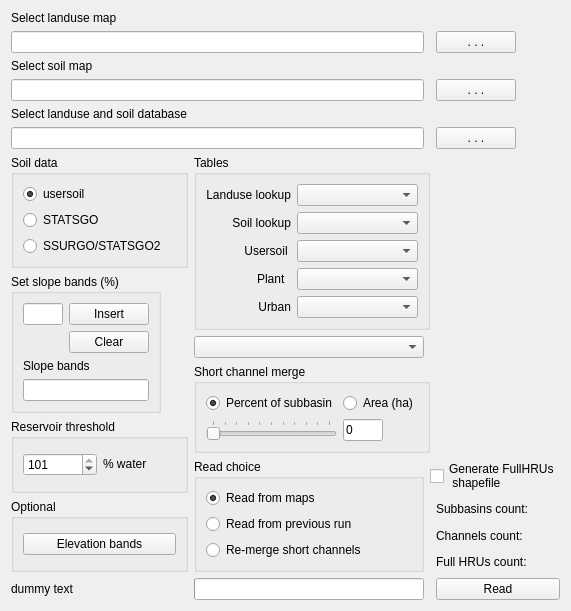
     <widget class="QWidget" name="tab">
      <attribute name="title">
       <string>Landuse and soil</string>
      </attribute>
      <layout class="QGridLayout" name="gridLayout_2">
       <item row="0" column="0">
        <widget class="QLabel" name="selectLanduseLabel">
         <property name="text">
          <string>Select landuse map</string>
         </property>
        </widget>
       </item>
       <item row="1" column="3">
        <widget class="QPushButton" name="selectLanduseButton">
         <property name="sizePolicy">
          <sizepolicy hsizetype="Fixed" vsizetype="Fixed">
           <horstretch>0</horstretch>
           <verstretch>0</verstretch>
          </sizepolicy>
         </property>
         <property name="toolTip">
          <string>Select landuse raster</string>
         </property>
         <property name="autoFillBackground">
          <bool>false</bool>
         </property>
         <property name="text">
          <string>. . .</string>
         </property>
         <property name="autoDefault">
          <bool>false</bool>
         </property>
         <property name="flat">
          <bool>false</bool>
         </property>
         <property name="browseButton" stdset="0">
          <bool>true</bool>
         </property>
        </widget>
       </item>
       <item row="2" column="0">
        <widget class="QLabel" name="selectSoilLabel">
         <property name="text">
          <string>Select soil map</string>
         </property>
        </widget>
       </item>
       <item row="3" column="3">
        <widget class="QPushButton" name="selectSoilButton">
         <property name="sizePolicy">
          <sizepolicy hsizetype="Fixed" vsizetype="Fixed">
           <horstretch>0</horstretch>
           <verstretch>0</verstretch>
          </sizepolicy>
         </property>
         <property name="toolTip">
          <string>Select soil raster</string>
         </property>
         <property name="text">
          <string>. . .</string>
         </property>
         <property name="autoDefault">
          <bool>false</bool>
         </property>
        </widget>
       </item>
       <item row="4" column="0">
        <widget class="QLabel" name="dbLabel">
         <property name="text">
          <string>Select landuse and soil database</string>
         </property>
        </widget>
       </item>
       <item row="5" column="3">
        <widget class="QPushButton" name="selectPlantSoilDatabaseButton">
         <property name="sizePolicy">
          <sizepolicy hsizetype="Fixed" vsizetype="Fixed">
           <horstretch>0</horstretch>
           <verstretch>0</verstretch>
          </sizepolicy>
         </property>
         <property name="toolTip">
          <string>Select database with tables defining landuse and soil attributes</string>
         </property>
         <property name="text">
          <string>. . .</string>
         </property>
         <property name="autoDefault">
          <bool>false</bool>
         </property>
        </widget>
       </item>
       <item row="6" column="0">
        <widget class="QGroupBox" name="soilGroup">
         <property name="minimumSize">
          <size>
           <width>0</width>
           <height>0</height>
          </size>
         </property>
         <property name="maximumSize">
          <size>
           <width>16777215</width>
           <height>16777215</height>
          </size>
         </property>
         <property name="title">
          <string>Soil data</string>
         </property>
         <layout class="QGridLayout" name="gridLayout_15">
          <item row="0" column="0">
           <widget class="QRadioButton" name="usersoilButton">
            <property name="text">
             <string>usersoil</string>
            </property>
            <property name="checked">
             <bool>true</bool>
            </property>
           </widget>
          </item>
          <item row="1" column="0">
           <widget class="QRadioButton" name="STATSGOButton">
            <property name="text">
             <string>STATSGO</string>
            </property>
           </widget>
          </item>
          <item row="2" column="0">
           <widget class="QRadioButton" name="SSURGOButton">
            <property name="text">
             <string>SSURGO/STATSGO2</string>
            </property>
           </widget>
          </item>
         </layout>
        </widget>
       </item>
       <item row="6" column="1" rowspan="2" colspan="2">
        <widget class="QGroupBox" name="tableGroup">
         <property name="title">
          <string>Tables</string>
         </property>
         <layout class="QGridLayout" name="gridLayout_3">
          <item row="0" column="0">
           <widget class="QLabel" name="landuseTableLabel">
            <property name="text">
             <string>Landuse lookup</string>
            </property>
            <property name="alignment">
             <set>Qt::AlignRight|Qt::AlignTrailing|Qt::AlignVCenter</set>
            </property>
           </widget>
          </item>
          <item row="0" column="1">
           <widget class="QComboBox" name="selectLanduseTable">
            <property name="sizePolicy">
             <sizepolicy hsizetype="MinimumExpanding" vsizetype="Fixed">
              <horstretch>0</horstretch>
              <verstretch>0</verstretch>
             </sizepolicy>
            </property>
            <property name="toolTip">
             <string>&lt;html&gt;&lt;head/&gt;&lt;body&gt;&lt;p&gt;Select table in project database mapping landuse grid values to  landuse codes defined in either a plant or urban landuse table in the landuse and soil database&lt;/p&gt;&lt;/body&gt;&lt;/html&gt;</string>
            </property>
           </widget>
          </item>
          <item row="1" column="0">
           <widget class="QLabel" name="soilTableLabel">
            <property name="text">
             <string>Soil lookup</string>
            </property>
            <property name="alignment">
             <set>Qt::AlignRight|Qt::AlignTrailing|Qt::AlignVCenter</set>
            </property>
           </widget>
          </item>
          <item row="1" column="1">
           <widget class="QComboBox" name="selectSoilTable">
            <property name="sizePolicy">
             <sizepolicy hsizetype="MinimumExpanding" vsizetype="Fixed">
              <horstretch>0</horstretch>
              <verstretch>0</verstretch>
             </sizepolicy>
            </property>
            <property name="toolTip">
             <string>&lt;html&gt;&lt;head/&gt;&lt;body&gt;&lt;p&gt;Select table in project database mapping soil raster values to soil names in a usersoil table in the landuse and soil database&lt;/p&gt;&lt;/body&gt;&lt;/html&gt;</string>
            </property>
           </widget>
          </item>
          <item row="2" column="0">
           <widget class="QLabel" name="selectUsersoilTableLabel">
            <property name="text">
             <string>Usersoil </string>
            </property>
            <property name="scaledContents">
             <bool>false</bool>
            </property>
            <property name="alignment">
             <set>Qt::AlignRight|Qt::AlignTrailing|Qt::AlignVCenter</set>
            </property>
           </widget>
          </item>
          <item row="2" column="1">
           <widget class="QComboBox" name="selectUsersoilTable">
            <property name="sizePolicy">
             <sizepolicy hsizetype="MinimumExpanding" vsizetype="Fixed">
              <horstretch>0</horstretch>
              <verstretch>0</verstretch>
             </sizepolicy>
            </property>
            <property name="toolTip">
             <string>&lt;html&gt;&lt;head/&gt;&lt;body&gt;&lt;p&gt;Select table in landuse and soil database providing soil attributes.&lt;/p&gt;&lt;/body&gt;&lt;/html&gt;</string>
            </property>
           </widget>
          </item>
          <item row="3" column="0">
           <widget class="QLabel" name="selectPlantTableLabel">
            <property name="text">
             <string>Plant  </string>
            </property>
            <property name="alignment">
             <set>Qt::AlignRight|Qt::AlignTrailing|Qt::AlignVCenter</set>
            </property>
           </widget>
          </item>
          <item row="3" column="1">
           <widget class="QComboBox" name="selectPlantTable">
            <property name="sizePolicy">
             <sizepolicy hsizetype="MinimumExpanding" vsizetype="Fixed">
              <horstretch>0</horstretch>
              <verstretch>0</verstretch>
             </sizepolicy>
            </property>
            <property name="toolTip">
             <string>&lt;html&gt;&lt;head/&gt;&lt;body&gt;&lt;p&gt;Select table in landuse and soil database providing plantl attributes.&lt;/p&gt;&lt;/body&gt;&lt;/html&gt;</string>
            </property>
           </widget>
          </item>
          <item row="4" column="0">
           <widget class="QLabel" name="selectUrbanTableLabel">
            <property name="text">
             <string>Urban</string>
            </property>
            <property name="alignment">
             <set>Qt::AlignRight|Qt::AlignTrailing|Qt::AlignVCenter</set>
            </property>
           </widget>
          </item>
          <item row="4" column="1">
           <widget class="QComboBox" name="selectUrbanTable">
            <property name="sizePolicy">
             <sizepolicy hsizetype="MinimumExpanding" vsizetype="Fixed">
              <horstretch>0</horstretch>
              <verstretch>0</verstretch>
             </sizepolicy>
            </property>
            <property name="toolTip">
             <string>&lt;html&gt;&lt;head/&gt;&lt;body&gt;&lt;p&gt;Select table in landuse and soil database providing urban landuse attributes.&lt;/p&gt;&lt;/body&gt;&lt;/html&gt;</string>
            </property>
           </widget>
          </item>
         </layout>
        </widget>
       </item>
       <item row="7" column="0" rowspan="3">
        <widget class="QGroupBox" name="slopeGroup">
         <property name="sizePolicy">
          <sizepolicy hsizetype="Preferred" vsizetype="Preferred">
           <horstretch>0</horstretch>
           <verstretch>0</verstretch>
          </sizepolicy>
         </property>
         <property name="maximumSize">
          <size>
           <width>150</width>
           <height>16777215</height>
          </size>
         </property>
         <property name="title">
          <string>Set slope bands (%)</string>
         </property>
         <layout class="QGridLayout" name="gridLayout_4">
          <item row="1" column="1">
           <widget class="QPushButton" name="clearButton">
            <property name="sizePolicy">
             <sizepolicy hsizetype="MinimumExpanding" vsizetype="Fixed">
              <horstretch>0</horstretch>
              <verstretch>0</verstretch>
             </sizepolicy>
            </property>
            <property name="toolTip">
             <string>Cancel all slope bands</string>
            </property>
            <property name="text">
             <string>Clear</string>
            </property>
            <property name="autoDefault">
             <bool>false</bool>
            </property>
           </widget>
          </item>
          <item row="0" column="0">
           <widget class="QLineEdit" name="slopeBand">
            <property name="toolTip">
             <string>Enter a slope percent value to be a new boundary between slope bands.</string>
            </property>
           </widget>
          </item>
          <item row="2" column="0" colspan="2">
           <widget class="QLabel" name="slopeBandsLabel">
            <property name="text">
             <string>Slope bands</string>
            </property>
           </widget>
          </item>
          <item row="3" column="0" colspan="2">
           <widget class="QLineEdit" name="slopeBrowser">
            <property name="readOnly">
             <bool>true</bool>
            </property>
           </widget>
          </item>
          <item row="1" column="0">
           <spacer name="horizontalSpacer">
            <property name="orientation">
             <enum>Qt::Horizontal</enum>
            </property>
            <property name="sizeHint" stdset="0">
             <size>
              <width>40</width>
              <height>20</height>
             </size>
            </property>
           </spacer>
          </item>
          <item row="0" column="1">
           <widget class="QPushButton" name="insertButton">
            <property name="sizePolicy">
             <sizepolicy hsizetype="MinimumExpanding" vsizetype="Fixed">
              <horstretch>0</horstretch>
              <verstretch>0</verstretch>
             </sizepolicy>
            </property>
            <property name="toolTip">
             <string>Insert a new division between slope bands</string>
            </property>
            <property name="text">
             <string>Insert</string>
            </property>
            <property name="autoDefault">
             <bool>false</bool>
            </property>
           </widget>
          </item>
         </layout>
         <zorder>clearButton</zorder>
         <zorder>slopeBand</zorder>
         <zorder>slopeBandsLabel</zorder>
         <zorder>slopeBrowser</zorder>
         <zorder>horizontalSpacer</zorder>
         <zorder>insertButton</zorder>
        </widget>
       </item>
       <item row="8" column="1">
        <widget class="QComboBox" name="floodplainCombo">
         <property name="sizePolicy">
          <sizepolicy hsizetype="Expanding" vsizetype="Fixed">
           <horstretch>0</horstretch>
           <verstretch>0</verstretch>
          </sizepolicy>
         </property>
         <property name="toolTip">
          <string/>
         </property>
         <property name="maxVisibleItems">
          <number>20</number>
         </property>
        </widget>
       </item>
       <item row="9" column="1" rowspan="2" colspan="2">
        <widget class="QGroupBox" name="shortChannelGroup">
         <property name="sizePolicy">
          <sizepolicy hsizetype="Preferred" vsizetype="Preferred">
           <horstretch>0</horstretch>
           <verstretch>0</verstretch>
          </sizepolicy>
         </property>
         <property name="toolTip">
          <string>&lt;html&gt;&lt;head/&gt;&lt;body&gt;&lt;p&gt;Short channels can occur when stream junctions happen to be close together. There is an option to merge them, and hence their landscape units, by selecting a threshold of either a percentage of the subbasin area or an area in hectares. Channels with a drainage area less than the threshold will, where possible, be merged with a downstream channel. Channels are not merged if they have a user-defined reservoir, or if the downstream channel is in a different subbasin. Setting the threshold to zero prevents any merging.&lt;/p&gt;&lt;/body&gt;&lt;/html&gt;</string>
         </property>
         <property name="title">
          <string>Short channel merge</string>
         </property>
         <layout class="QGridLayout" name="gridLayout_5">
          <item row="1" column="0">
           <widget class="QSlider" name="channelMergeSlider">
            <property name="sizePolicy">
             <sizepolicy hsizetype="Expanding" vsizetype="Fixed">
              <horstretch>0</horstretch>
              <verstretch>0</verstretch>
             </sizepolicy>
            </property>
            <property name="maximum">
             <number>100</number>
            </property>
            <property name="orientation">
             <enum>Qt::Horizontal</enum>
            </property>
            <property name="tickPosition">
             <enum>QSlider::TicksAbove</enum>
            </property>
           </widget>
          </item>
          <item row="1" column="1">
           <widget class="QLineEdit" name="channelMergeVal">
            <property name="maximumSize">
             <size>
              <width>40</width>
              <height>16777215</height>
             </size>
            </property>
            <property name="text">
             <string>0</string>
            </property>
           </widget>
          </item>
          <item row="0" column="1">
           <widget class="QRadioButton" name="channelAreaButton">
            <property name="text">
             <string>Area (ha)</string>
            </property>
           </widget>
          </item>
          <item row="0" column="0">
           <widget class="QRadioButton" name="channelPercentButton">
            <property name="text">
             <string>Percent of subbasin</string>
            </property>
            <property name="checked">
             <bool>true</bool>
            </property>
           </widget>
          </item>
         </layout>
        </widget>
       </item>
       <item row="10" column="0" rowspan="2">
        <widget class="QGroupBox" name="reservoirBox">
         <property name="sizePolicy">
          <sizepolicy hsizetype="Preferred" vsizetype="Preferred">
           <horstretch>0</horstretch>
           <verstretch>0</verstretch>
          </sizepolicy>
         </property>
         <property name="maximumSize">
          <size>
           <width>16777215</width>
           <height>16777215</height>
          </size>
         </property>
         <property name="toolTip">
          <string>&lt;html&gt;&lt;head/&gt;&lt;body&gt;&lt;p&gt;Percent of area that mus tbe water to form a reservoir for this channel. The area is the area draining to the channel if no landscape, else the floodplain of the channel.  The default setting of 101 means tht no reservoirs will be formed other than those selected during delineation.&lt;/p&gt;&lt;/body&gt;&lt;/html&gt;</string>
         </property>
         <property name="title">
          <string>Reservoir threshold</string>
         </property>
         <layout class="QGridLayout" name="gridLayout_6">
          <item row="0" column="0">
           <widget class="QSpinBox" name="reservoirThreshold">
            <property name="sizePolicy">
             <sizepolicy hsizetype="Preferred" vsizetype="Fixed">
              <horstretch>0</horstretch>
              <verstretch>0</verstretch>
             </sizepolicy>
            </property>
            <property name="maximumSize">
             <size>
              <width>100</width>
              <height>16777215</height>
             </size>
            </property>
            <property name="toolTip">
             <string/>
            </property>
            <property name="maximum">
             <number>101</number>
            </property>
            <property name="value">
             <number>101</number>
            </property>
           </widget>
          </item>
          <item row="0" column="1">
           <widget class="QLabel" name="reservoirPercent">
            <property name="sizePolicy">
             <sizepolicy hsizetype="Preferred" vsizetype="Fixed">
              <horstretch>0</horstretch>
              <verstretch>0</verstretch>
             </sizepolicy>
            </property>
            <property name="text">
             <string>% water</string>
            </property>
            <property name="wordWrap">
             <bool>true</bool>
            </property>
           </widget>
          </item>
         </layout>
        </widget>
       </item>
       <item row="11" column="1" rowspan="4">
        <widget class="QGroupBox" name="readChoiceGroup">
         <property name="sizePolicy">
          <sizepolicy hsizetype="Preferred" vsizetype="Preferred">
           <horstretch>0</horstretch>
           <verstretch>0</verstretch>
          </sizepolicy>
         </property>
         <property name="title">
          <string>Read choice</string>
         </property>
         <layout class="QGridLayout" name="gridLayout">
          <item row="2" column="0">
           <widget class="QRadioButton" name="readFromPrevious">
            <property name="sizePolicy">
             <sizepolicy hsizetype="Expanding" vsizetype="Fixed">
              <horstretch>0</horstretch>
              <verstretch>0</verstretch>
             </sizepolicy>
            </property>
            <property name="text">
             <string>Read from previous run</string>
            </property>
           </widget>
          </item>
          <item row="3" column="0">
           <widget class="QRadioButton" name="remerge">
            <property name="sizePolicy">
             <sizepolicy hsizetype="Expanding" vsizetype="Fixed">
              <horstretch>0</horstretch>
              <verstretch>0</verstretch>
             </sizepolicy>
            </property>
            <property name="text">
             <string>Re-merge short channels</string>
            </property>
           </widget>
          </item>
          <item row="0" column="0">
           <widget class="QRadioButton" name="readFromMaps">
            <property name="sizePolicy">
             <sizepolicy hsizetype="Expanding" vsizetype="Fixed">
              <horstretch>0</horstretch>
              <verstretch>0</verstretch>
             </sizepolicy>
            </property>
            <property name="text">
             <string>Read from maps</string>
            </property>
            <property name="checked">
             <bool>true</bool>
            </property>
           </widget>
          </item>
         </layout>
        </widget>
       </item>
       <item row="11" column="2" colspan="2">
        <widget class="QCheckBox" name="generateFullHRUs">
         <property name="sizePolicy">
          <sizepolicy hsizetype="Preferred" vsizetype="Fixed">
           <horstretch>0</horstretch>
           <verstretch>0</verstretch>
          </sizepolicy>
         </property>
         <property name="toolTip">
          <string>&lt;!DOCTYPE HTML PUBLIC &quot;-//W3C//DTD HTML 4.0//EN&quot; &quot;http://www.w3.org/TR/REC-html40/strict.dtd&quot;&gt;
&lt;html&gt;&lt;head&gt;&lt;meta name=&quot;qrichtext&quot; content=&quot;1&quot; /&gt;&lt;style type=&quot;text/css&quot;&gt;
p, li { white-space: pre-wrap; }
&lt;/style&gt;&lt;/head&gt;&lt;body style=&quot; font-family:'MS Shell Dlg 2'; font-size:8.25pt; font-weight:400; font-style:normal;&quot;&gt;
&lt;p style=&quot; margin-top:0px; margin-bottom:0px; margin-left:0px; margin-right:0px; -qt-block-indent:0; text-indent:0px;&quot;&gt;&lt;span style=&quot; font-size:8pt;&quot;&gt;Check to create and load a shapefile showing all the potential HRUs.&lt;/span&gt;&lt;/p&gt;
&lt;p style=&quot;-qt-paragraph-type:empty; margin-top:0px; margin-bottom:0px; margin-left:0px; margin-right:0px; -qt-block-indent:0; text-indent:0px; font-size:8pt;&quot;&gt;&lt;/p&gt;
&lt;p style=&quot; margin-top:0px; margin-bottom:0px; margin-left:0px; margin-right:0px; -qt-block-indent:0; text-indent:0px;&quot;&gt;&lt;span style=&quot; font-size:8pt;&quot;&gt;You will need this file if you intend to visualise HRU results.&lt;/span&gt;&lt;/p&gt;
&lt;p style=&quot;-qt-paragraph-type:empty; margin-top:0px; margin-bottom:0px; margin-left:0px; margin-right:0px; -qt-block-indent:0; text-indent:0px; font-size:8pt;&quot;&gt;&lt;/p&gt;&lt;/body&gt;&lt;/html&gt;</string>
         </property>
         <property name="text">
          <string>Generate FullHRUs
 shapefile</string>
         </property>
        </widget>
       </item>
       <item row="12" column="0" rowspan="3">
        <widget class="QGroupBox" name="optionGroup">
         <property name="sizePolicy">
          <sizepolicy hsizetype="Preferred" vsizetype="Preferred">
           <horstretch>0</horstretch>
           <verstretch>0</verstretch>
          </sizepolicy>
         </property>
         <property name="maximumSize">
          <size>
           <width>180</width>
           <height>16777215</height>
          </size>
         </property>
         <property name="title">
          <string>Optional</string>
         </property>
         <layout class="QGridLayout" name="gridLayout_14">
          <item row="0" column="0">
           <widget class="QPushButton" name="elevBandsButton">
            <property name="sizePolicy">
             <sizepolicy hsizetype="Preferred" vsizetype="Fixed">
              <horstretch>0</horstretch>
              <verstretch>0</verstretch>
             </sizepolicy>
            </property>
            <property name="toolTip">
             <string>Click to set elevation bands</string>
            </property>
            <property name="text">
             <string>Elevation bands</string>
            </property>
            <property name="autoDefault">
             <bool>false</bool>
            </property>
           </widget>
          </item>
         </layout>
        </widget>
       </item>
       <item row="12" column="3">
        <widget class="QLabel" name="subbasinsLabel">
         <property name="sizePolicy">
          <sizepolicy hsizetype="Preferred" vsizetype="Preferred">
           <horstretch>0</horstretch>
           <verstretch>0</verstretch>
          </sizepolicy>
         </property>
         <property name="text">
          <string>Subbasins count:  </string>
         </property>
        </widget>
       </item>
       <item row="13" column="3">
        <widget class="QLabel" name="channelsLabel">
         <property name="sizePolicy">
          <sizepolicy hsizetype="Preferred" vsizetype="Preferred">
           <horstretch>0</horstretch>
           <verstretch>0</verstretch>
          </sizepolicy>
         </property>
         <property name="text">
          <string>Channels count:  </string>
         </property>
        </widget>
       </item>
       <item row="14" column="3">
        <widget class="QLabel" name="fullHRUsLabel">
         <property name="sizePolicy">
          <sizepolicy hsizetype="Preferred" vsizetype="Preferred">
           <horstretch>0</horstretch>
           <verstretch>0</verstretch>
          </sizepolicy>
         </property>
         <property name="text">
          <string>Full HRUs count:   </string>
         </property>
        </widget>
       </item>
       <item row="15" column="0">
        <widget class="QLabel" name="progressLabel1">
         <property name="minimumSize">
          <size>
           <width>100</width>
           <height>0</height>
          </size>
         </property>
         <property name="text">
          <string>dummy text        </string>
         </property>
        </widget>
       </item>
       <item row="15" column="1">
        <widget class="QProgressBar" name="progressBar">
         <property name="value">
          <number>0</number>
         </property>
         <property name="textVisible">
          <bool>false</bool>
         </property>
        </widget>
       </item>
       <item row="15" column="3">
        <widget class="QPushButton" name="readButton">
         <property name="sizePolicy">
          <sizepolicy hsizetype="MinimumExpanding" vsizetype="Fixed">
           <horstretch>0</horstretch>
           <verstretch>0</verstretch>
          </sizepolicy>
         </property>
         <property name="toolTip">
          <string>Read watershed, landuse, and soil data to create potential HRUs.</string>
         </property>
         <property name="text">
          <string>Read</string>
         </property>
         <property name="autoDefault">
          <bool>false</bool>
         </property>
        </widget>
       </item>
       <item row="1" column="0" colspan="2">
        <widget class="QLineEdit" name="selectLanduse">
         <property name="sizePolicy">
          <sizepolicy hsizetype="Preferred" vsizetype="Fixed">
           <horstretch>0</horstretch>
           <verstretch>0</verstretch>
          </sizepolicy>
         </property>
        </widget>
       </item>
       <item row="3" column="0" colspan="2">
        <widget class="QLineEdit" name="selectSoil">
         <property name="sizePolicy">
          <sizepolicy hsizetype="Preferred" vsizetype="Fixed">
           <horstretch>0</horstretch>
           <verstretch>0</verstretch>
          </sizepolicy>
         </property>
        </widget>
       </item>
       <item row="5" column="0" colspan="2">
        <widget class="QLineEdit" name="plantSoilDatabase">
         <property name="sizePolicy">
          <sizepolicy hsizetype="Expanding" vsizetype="Fixed">
           <horstretch>0</horstretch>
           <verstretch>0</verstretch>
          </sizepolicy>
         </property>
        </widget>
       </item>
      </layout>
     </widget>
